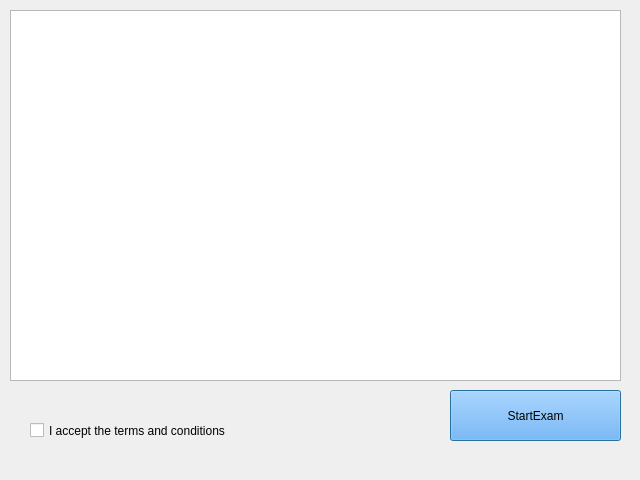
<?xml version="1.0" encoding="UTF-8"?>
<ui version="4.0">
 <class>Terms</class>
 <widget class="QDialog" name="Terms">
  <property name="geometry">
   <rect>
    <x>0</x>
    <y>0</y>
    <width>640</width>
    <height>480</height>
   </rect>
  </property>
  <property name="windowTitle">
   <string>Dialog</string>
  </property>
  <widget class="QTextBrowser" name="textBrowser">
   <property name="geometry">
    <rect>
     <x>10</x>
     <y>10</y>
     <width>611</width>
     <height>371</height>
    </rect>
   </property>
  </widget>
  <widget class="QCheckBox" name="checkBox">
   <property name="geometry">
    <rect>
     <x>30</x>
     <y>410</y>
     <width>341</width>
     <height>41</height>
    </rect>
   </property>
   <property name="styleSheet">
    <string notr="true">font: 75 12pt &quot;MS Shell Dlg 2&quot;;</string>
   </property>
   <property name="text">
    <string>I accept the terms and conditions</string>
   </property>
  </widget>
  <widget class="QPushButton" name="pushButton">
   <property name="geometry">
    <rect>
     <x>450</x>
     <y>390</y>
     <width>171</width>
     <height>51</height>
    </rect>
   </property>
   <property name="styleSheet">
    <string notr="true">background-color: rgb(85, 170, 255);
font: 12pt &quot;MS Shell Dlg 2&quot;;</string>
   </property>
   <property name="text">
    <string>StartExam</string>
   </property>
  </widget>
 </widget>
 <resources/>
 <connections/>
</ui>
